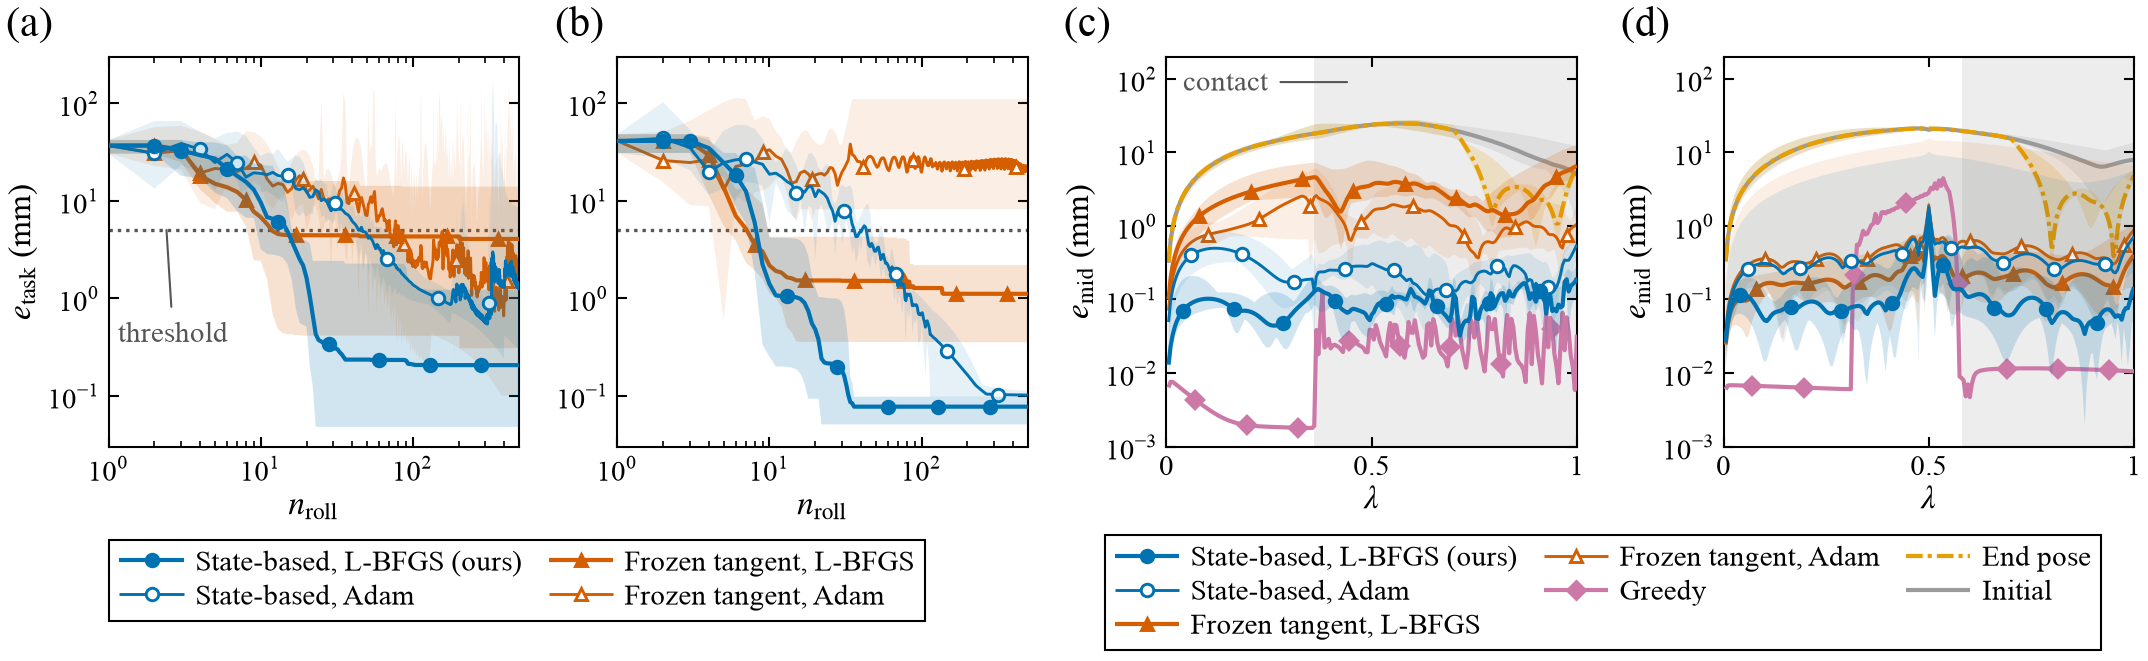

The Python source for this figure:
"""Fig. 9 (fig:sim-results) -- contact-rich tasks in simulation, double column.

One panel per scene: (a) S1, (b) S2, (c) P1, (d) P2 (a scene is skipped if its
runs are missing). The scenes themselves are shown in Fig. 7 (fig:simtask),
so this figure shows only the task errors.

Each method is one curve, the geometric mean over the 5 seeds (the errors span
decades, so the mean is taken in log space), with a band from the smallest to
the largest seed (lighter for the Adam runs).
  S (terminal): e_task (mm) of the current iterate versus n_roll, the number of
     rollouts (iter_rms at the rollout of each accepted iterate, ending with the
     final rollout of the run, final_rms of its JSON); a run that has stopped
     keeps its final value up to the budget (500), so every curve ends at the
     final errors of Table results. Adam is non-monotone, so its curves rise
     where the runs drift away from the target. Methods: state-based gradient
     (ours) and frozen tangent, each with L-BFGS and with Adam. The threshold
     (5 mm) is labelled in (a), with a leader line.
  P (trajectory): e_mid (mm), the midpoint error of the final rollout, along
     lambda. Methods: initial trajectory, state-based and frozen tangent with
     L-BFGS and with Adam, end pose (60 steps), greedy (deterministic, one run,
     no band). Gray, labelled "contact" (with a leader line): steps in which the rod of the
     reference motion touches a peg.
Grayscale: the gradient is told by the marker shape (state-based: circle,
frozen tangent: triangle), the optimizer by the marker fill and the line width
(L-BFGS: filled marker, 1.0 pt; Adam: open marker, 0.7 pt; both solid);
greedy: diamonds; end pose: dash-dot; initial: thin gray. One framed legend per task (below (a)-(b) and below (c)-(d)).

Style: project rules "IEEE T-RO figure style" (src/tro_style.py): panel letters
(a), (b), ... 10 pt, axis labels 8 pt (symbols, unit in parentheses), ticks/legend
7 pt Times; no panel titles; closed axes boxes; methods: ours blue #0072B2, frozen tangent
vermilion #D55E00 (L-BFGS 1.0 pt with band, Adam 0.7 pt with a lighter band, both solid; legend: line + marker only, no band swatch), greedy
purple #CC79A7, end pose orange #E69F00 (dash-dot), initial gray; bands in the
colour of their curve; contact steps light gray #EDEDED; editable text in PDF
and SVG; nothing outside the page.

Run:   python paper_figures/fig09_sim_results/fig09_sim_results.py [out_dir]
Writes fig09_sim_results.{pdf,svg,png} (+ _gray.png) next to this script.
LaTeX: \\includegraphics[width=\\textwidth]{figures/fig09_sim_results.pdf} in figure*.
"""
from __future__ import annotations

import json
import sys
from pathlib import Path

import numpy as np

HERE = Path(__file__).resolve().parent
# repository root = first ancestor holding runs/ and src/
REPO = next(p for p in HERE.parents if (p / "runs").is_dir() and (p / "src").is_dir())
sys.path.insert(0, str(REPO / "src"))

import matplotlib                                          # noqa: E402
matplotlib.use("Agg")
import matplotlib.pyplot as plt                            # noqa: E402
from matplotlib.lines import Line2D                        # noqa: E402
from matplotlib.ticker import FixedLocator, LogLocator, NullFormatter  # noqa: E402

import tro_style as ts                                     # noqa: E402

# ------------------------------------------------------------------ inputs
#: one panel per scene; skipped if its runs are missing
SCENES = [
    dict(name="S1", task="shape", run="runs/shape_p1", tag="P1"),
    dict(name="S2", task="shape", run="runs/shape_w1", tag="W1"),
    dict(name="P1", task="path", run="runs/path_p1", tag="P1"),
    dict(name="P2", task="path", run="runs/path_p2", tag="P2"),
]
SEEDS = range(5)
BUDGET = 500                  # rollouts
THRESHOLD_MM = 5.0            # S

# ------------------------------------------------------------------ look
C_OURS, C_PROXY = ts.BLUE, ts.VERMILION
C_GREEDY, C_ENDPOSE, C_INIT = ts.PURPLE, ts.ORANGE, "#9A9A9A"
DASH_ADAM = "-"               # Adam: solid like L-BFGS; told apart by open markers and LW_ADAM
DASH_END = (0, (4.0, 1.2, 1.0, 1.2))   # dash-dot: end pose
MS = 3.0                      # marker size (pt)
MARK = {"state": "o", "proxy": "^", "greedy": "D", "endpose": "s"}
N_MARK = 8                    # markers per curve
DOT_THR = (0, (1.0, 1.5))
LW = 1.0                      # L-BFGS curves (and all others)
LW_ADAM = 0.7                 # Adam curves: thinner, so that the two curves of one colour separate
BAND_ALPHA = 0.18
BAND_ALPHA_ADAM = 0.10        # Adam bands: lighter, so that four bands stay readable
C_CONTACT = "#EDEDED"         # steps in contact (not the blue SHADE: ours is blue)
FS_LETTER = 10

FIG_H = 2.15                  # in, before fit_width (which keeps the aspect)
Y0, H_AX = 0.62, 1.30         # bottom and height of every axes (in); legends below
MARGIN = 0.02                 # in, left/right of the outermost text
GAP = 0.12                    # in, between the drawn content of neighbouring panels
LEGEND_GAP = 3.0              # pt, x labels -> legend

YLIM_S, XLIM_S = (0.03, 300.0), (1.0, BUDGET)
YLIM_P = (1e-3, 200.0)


def _npz(path):
    return np.load(path) if Path(path).exists() else None


def iterate_curve(z, j):
    """Task error (mm) of the current iterate after r = 1..BUDGET rollouts.

    The accepted iterates are ``iter_rms`` at the rollouts ``eval_rollouts[iter_eval]``
    (for L-BFGS one per accepted line-search step, for Adam one per update, so
    the non-monotone course of Adam is kept). The curve ends with the final
    rollout of the run (``final_rms`` of the run JSON at its ``rollouts``): when a
    run stops because a line-search trial reaches the stopping tolerance, that
    trial is not an iterate. A run that has stopped keeps its final value up to
    the budget, so the end of every curve is the final error of Table results.
    """
    ro = np.r_[z["eval_rollouts"][z["iter_eval"]].astype(float), float(j["rollouts"])]
    e = np.r_[z["iter_rms"], j["final_rms"]] * 1e3
    r = np.arange(1, BUDGET + 1)
    idx = np.searchsorted(ro, r, side="right") - 1          # last iterate with ro <= r
    return np.where(idx >= 0, e[np.clip(idx, 0, None)], np.nan)


def load():
    out = []
    for sc in SCENES:
        run = REPO / sc["run"]
        if not (run / f"{sc['tag']}_net_state_lbfgs_s0.npz").exists():
            print(f"[fig09] {sc['name']}: no runs in {sc['run']} -- skipped")
            continue
        d = dict(sc)
        if sc["task"] == "shape":
            for key in ("state_lbfgs", "state_adam", "proxy_lbfgs", "proxy_adam"):
                curves = []
                for s in SEEDS:
                    z = _npz(run / f"{sc['tag']}_net_{key}_s{s}.npz")
                    if z is not None:
                        j = json.load(open(run / f"{sc['tag']}_net_{key}_s{s}.json"))
                        curves.append(iterate_curve(z, j))
                d[key] = np.array(curves)
        else:
            for key, f in (("state_lbfgs", "net_state_lbfgs"), ("state_adam", "net_state_adam"),
                           ("proxy_lbfgs", "net_proxy_lbfgs"), ("proxy_adam", "net_proxy_adam"),
                           ("endpose", "endpose60_state_lbfgs")):
                runs = [_npz(run / f"{sc['tag']}_{f}_s{s}.npz") for s in SEEDS]
                d[key] = np.array([z["final_err"] * 1e3 for z in runs if z is not None])
                if key == "state_lbfgs":
                    d["init"] = np.array([z["init_err"] * 1e3 for z in runs if z is not None])
            z = _npz(run / f"{sc['tag']}_greedy_state_greedy_s0.npz")
            d["greedy"] = None if z is None else z["final_err"] * 1e3
            tg = _npz(run / "targets" / f"{sc['tag']}.npz")
            d["contact"] = (None if tg is None else
                            np.asarray(tg["touching"]).reshape(len(d["init"][0]), -1).any(axis=1))
        out.append(d)
        print(f"[fig09] {sc['name']}: " + ", ".join(
            f"{k} {len(v)}" for k, v in d.items()
            if isinstance(v, np.ndarray) and v.ndim == 2))
    if not out:
        raise SystemExit("no scene found")
    return out


# ------------------------------------------------------------------ drawing
def band_style(color, adam=False):
    """Min-max band: translucent fill in the colour of its curve (lighter for Adam)."""
    return dict(facecolor=color, edgecolor="none", lw=0,
                alpha=BAND_ALPHA_ADAM if adam else BAND_ALPHA)


def mark_idx(x, k, logx):
    """Indices of N_MARK marker positions along x, shifted by k/4 of a spacing
    so that the markers of different curves do not sit on top of each other."""
    u = np.log(x) if logx else np.asarray(x, float)
    lo, hi = u[0], u[-1]
    step = (hi - lo) / N_MARK
    t = lo + step * (np.arange(N_MARK) + 0.25 + 0.17 * k)
    return np.unique(np.clip(np.searchsorted(u, t), 0, len(u) - 1))


def mean_band(ax, x, Y, lo_clip, color, ls="-", z=3, band=True, marker=None,
              open_marker=False, k=0, logx=False, adam=False):
    """Geometric mean over the rows of Y (one row per seed), a min-max band,
    and N_MARK markers on the mean (shape = gradient, open = Adam)."""
    Y = np.maximum(np.asarray(Y, float), lo_clip)            # nothing below the axis floor
    ok = np.all(np.isfinite(Y), axis=0)
    gm = np.exp(np.mean(np.log(Y[:, ok]), axis=0))
    if band:
        ax.fill_between(x[ok], Y[:, ok].min(0), Y[:, ok].max(0), zorder=z - 0.5,
                        **band_style(color, adam))
    ax.plot(x[ok], gm, color=color, ls=ls, lw=LW_ADAM if adam else LW, zorder=z)
    if marker:
        i = mark_idx(x[ok], k, logx)
        ax.plot(x[ok][i], gm[i], ls="none", marker=marker, ms=MS, mec=color, mew=0.7,
                mfc="white" if open_marker else color, zorder=z + 0.1)


def leader_label(ax, text, xy_text, xy, color, ha="left", va="center"):
    """In-plot label with a thin leader line (0.5 pt, colour of the element,
    no arrowhead) from the edge of the text to the point xy on the element."""
    return ax.annotate(text, xy=xy, xytext=xy_text, fontsize=ts.FS_TICK, color=color,
                       ha=ha, va=va, linespacing=0.95, annotation_clip=False,
                       arrowprops=dict(arrowstyle="-", lw=0.5, color=color,
                                       shrinkA=1.0, shrinkB=0.0))


def box(ax):
    """Closed axes box: all four spines, ticks inward on all four sides."""
    for sp in ax.spines.values():
        sp.set_visible(True)
        sp.set_linewidth(0.5)
    ax.tick_params(which="both", direction="in", top=True, right=True)


def log_y(ax, lo, hi):
    ax.set_yscale("log")
    ax.set_ylim(lo, hi)
    dec = np.arange(np.ceil(np.log10(lo)), np.floor(np.log10(hi)) + 1)
    ax.yaxis.set_major_locator(FixedLocator(10.0 ** dec))
    ax.yaxis.set_minor_locator(LogLocator(base=10, subs=(), numticks=20))
    ax.yaxis.set_minor_formatter(NullFormatter())


def panel_letters(fig, axes):
    """(a), (b), ... alone, 10 pt, just above each axes, left-aligned with the
    leftmost text of the panel (y label or tick labels); re-placed when
    ts.save resizes the figure."""
    texts = [fig.text(0, 0, f"({chr(97 + i)})", ha="left", va="bottom",
                      fontsize=FS_LETTER, fontweight="normal") for i in range(len(axes))]

    def place():
        fig.canvas.draw()
        r = fig.canvas.get_renderer()
        inv = fig.transFigure.inverted()
        g = 3.0 / 72.0 / fig.get_size_inches()[1]
        for t, a in zip(texts, axes):
            b = a.get_tightbbox(r).transformed(inv)
            t.set_position((b.x0, a.get_position().y1 + g))

    fig._tro_place = getattr(fig, "_tro_place", []) + [place]
    place()
    return texts


def panel_shape(ax, d, ylabel, label_ref=False):
    x = np.arange(1, BUDGET + 1, dtype=float)
    lo = YLIM_S[0]
    kw = dict(logx=True)
    mean_band(ax, x, d["proxy_adam"], lo, C_PROXY, DASH_ADAM, z=2, adam=True,
              marker=MARK["proxy"], open_marker=True, k=3, **kw)
    mean_band(ax, x, d["proxy_lbfgs"], lo, C_PROXY, "-", z=3, marker=MARK["proxy"], k=2, **kw)
    mean_band(ax, x, d["state_adam"], lo, C_OURS, DASH_ADAM, z=4, adam=True,
              marker=MARK["state"], open_marker=True, k=1, **kw)
    mean_band(ax, x, d["state_lbfgs"], lo, C_OURS, "-", z=5, marker=MARK["state"], k=0, **kw)
    ax.axhline(THRESHOLD_MM, color=ts.GRAY, lw=0.8, ls=DOT_THR, zorder=1)
    if label_ref:                                   # reference line, labelled with a leader
        leader_label(ax, "threshold", (1.15, 0.45), (2.4, THRESHOLD_MM), ts.GRAY)
    ax.set_xscale("log")
    ax.set_xlim(*XLIM_S)
    ax.xaxis.set_major_locator(FixedLocator([1, 10, 100]))
    ax.xaxis.set_minor_locator(LogLocator(base=10, subs=np.arange(2, 10), numticks=20))
    ax.xaxis.set_minor_formatter(NullFormatter())
    log_y(ax, *YLIM_S)
    ax.set_xlabel(r"$n_{\mathrm{roll}}$", labelpad=1.0)
    ax.set_ylabel(r"$e_{\mathrm{task}}$ (mm)" if ylabel else "")
    ts.style_2d(ax)
    box(ax)
    ax.yaxis.set_minor_formatter(NullFormatter())


def panel_path(ax, d, label_ref=False):
    M = d["state_lbfgs"].shape[1]
    lam = np.arange(1, M + 1) / M
    if d["contact"] is not None:
        c = np.r_[False, d["contact"], False].astype(int)
        for a, b in zip(np.where(np.diff(c) == 1)[0], np.where(np.diff(c) == -1)[0]):
            ax.axvspan(a / M, b / M, color=C_CONTACT, lw=0, zorder=0)
            if label_ref:                           # region labelled with a leader
                leader_label(ax, "contact", (0.04, 90.0), (a / M + 0.08, 90.0), ts.GRAY)
    lo = YLIM_P[0]
    mean_band(ax, lam, d["init"], lo, C_INIT, "-", z=1)
    mean_band(ax, lam, d["endpose"], lo, C_ENDPOSE, DASH_END, z=2)
    mean_band(ax, lam, d["proxy_adam"], lo, C_PROXY, DASH_ADAM, z=2.5, adam=True,
              marker=MARK["proxy"], open_marker=True, k=3)
    mean_band(ax, lam, d["proxy_lbfgs"], lo, C_PROXY, "-", z=3, marker=MARK["proxy"], k=2)
    mean_band(ax, lam, d["state_adam"], lo, C_OURS, DASH_ADAM, z=4.5, adam=True,
              marker=MARK["state"], open_marker=True, k=1)
    if d["greedy"] is not None:
        g = np.maximum(d["greedy"], lo)
        ax.plot(lam, g, color=C_GREEDY, lw=LW, zorder=4)
        i = mark_idx(lam, 1.5, False)
        ax.plot(lam[i], g[i], ls="none", marker=MARK["greedy"], ms=MS - 0.4, mec=C_GREEDY,
                mfc=C_GREEDY, zorder=4.1)
    mean_band(ax, lam, d["state_lbfgs"], lo, C_OURS, "-", z=5, marker=MARK["state"], k=0)
    ax.set_xlim(0, 1)
    ax.set_xticks([0, 0.5, 1], ["0", "0.5", "1"])
    log_y(ax, *YLIM_P)
    ax.set_xlabel(r"$\lambda$", labelpad=1.0)
    ax.set_ylabel(r"$e_{\mathrm{mid}}$ (mm)")
    ts.style_2d(ax)
    box(ax)


def _line(c, ls, marker, open_marker, label, adam=False):
    """Legend entry: line + marker only (the bands are explained in the caption)."""
    return Line2D([], [], color=c, lw=LW_ADAM if adam else LW, ls=ls, marker=marker, ms=MS,
                  mec=c, mew=0.7, mfc="white" if open_marker else c, label=label)


def legend_S():
    return [_line(C_OURS, "-", MARK["state"], False, "State-based, L-BFGS (ours)"),
            _line(C_OURS, DASH_ADAM, MARK["state"], True, "State-based, Adam", True),
            _line(C_PROXY, "-", MARK["proxy"], False, "Frozen tangent, L-BFGS"),
            _line(C_PROXY, DASH_ADAM, MARK["proxy"], True, "Frozen tangent, Adam", True)]


def legend_P():
    return legend_S() + [
        _line(C_GREEDY, "-", MARK["greedy"], False, "Greedy"),
        _line(C_ENDPOSE, DASH_END, None, False, "End pose"),
        _line(C_INIT, "-", None, False, "Initial")]


# ------------------------------------------------------------------ layout
def tight_row(fig, axes, h, passes=3):
    """Equal-width axes side by side over the full width; the drawn content of
    neighbouring panels is GAP apart and MARGIN from the page edges."""
    W = ts.DBL_W
    for _ in range(passes):
        fig.canvas.draw()
        r = fig.canvas.get_renderer()
        over = []
        for a in axes:
            b = a.get_tightbbox(r)
            p = a.get_position()
            over.append((p.x0 * W - b.x0 / fig.dpi, b.x1 / fig.dpi - p.x1 * W))
        wa = (W - 2 * MARGIN - sum(lo + ro for lo, ro in over) - (len(axes) - 1) * GAP) / len(axes)
        x = MARGIN
        for a, (lo, ro) in zip(axes, over):
            x += lo
            a.set_position([x / W, Y0 / h, wa / W, H_AX / h])
            x += wa + ro + GAP


def legend_below(fig, axes, handles, ncol):
    """One framed legend centred below a group of axes (one task); re-placed
    when ts.save resizes the figure."""
    from matplotlib.legend_handler import HandlerTuple
    from matplotlib.transforms import Bbox
    leg = fig.legend(handles=handles, labels=[x.get_label() for x in handles],
                     loc="upper center", ncol=ncol, frameon=True, fancybox=False,
                     framealpha=1.0, edgecolor=ts.BLACK, borderpad=0.35,
                     handletextpad=0.4, labelspacing=0.25, columnspacing=0.9,
                     handlelength=2.2, fontsize=ts.FS_TICK,
                     handler_map={ts._Group: HandlerTuple(ndivide=None, pad=0.0)})
    leg.get_frame().set_linewidth(0.5)

    def place():
        fig.canvas.draw()
        r = fig.canvas.get_renderer()
        bb = Bbox.union([a.get_tightbbox(r) for a in axes]).transformed(fig.transFigure.inverted())
        g = LEGEND_GAP / 72.0 / fig.get_size_inches()[1]
        leg.set_bbox_to_anchor((bb.x0, bb.y0 - g, bb.width, 0.0), transform=fig.transFigure)

    fig._tro_place = getattr(fig, "_tro_place", []) + [place]
    place()
    return leg


def main(out_dir=None):
    S = load()
    out = Path(out_dir) if out_dir else HERE
    with ts.style():
        fig = plt.figure(figsize=(ts.DBL_W, FIG_H))
        axes = []
        first = {"shape": True, "path": True}
        for i, d in enumerate(S):
            ax = fig.add_axes([0.1 + 0.25 * i, Y0 / FIG_H, 0.18, H_AX / FIG_H])
            if d["task"] == "shape":
                panel_shape(ax, d, ylabel=first["shape"], label_ref=first["shape"])
            else:
                panel_path(ax, d, label_ref=first["path"])
            first[d["task"]] = False
            axes.append(ax)
        tight_row(fig, axes, FIG_H)
        panel_letters(fig, axes)
        ax_s = [a for a, d in zip(axes, S) if d["task"] == "shape"]
        ax_p = [a for a, d in zip(axes, S) if d["task"] == "path"]
        if ax_s:
            legend_below(fig, ax_s, legend_S(), ncol=2)
        if ax_p:
            legend_below(fig, ax_p, legend_P(), ncol=3)
        ts.save(fig, out / "fig09_sim_results", width=ts.DBL_W, gray=True)
        plt.close(fig)


if __name__ == "__main__":
    main(sys.argv[1] if len(sys.argv) > 1 else None)
